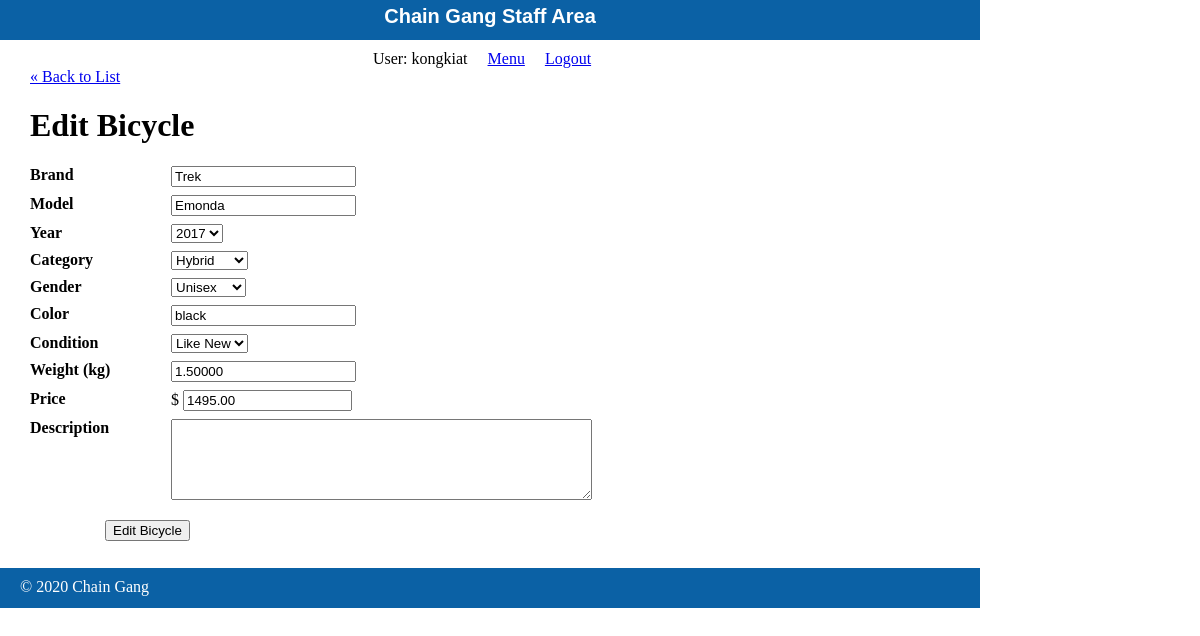
Screenshot of /staff/bicycles/edit.php?id=1 (signed in) with the database file from the repository.
### tables this page shows
CREATE TABLE `bicycles` (
  `id` int(11) NOT NULL,
  `brand` varchar(255) NOT NULL,
  `model` varchar(255) NOT NULL,
  `year` int(4) NOT NULL,
  `category` varchar(255) NOT NULL,
  `gender` varchar(255) NOT NULL,
  `color` varchar(255) NOT NULL,
  `price` decimal(9,2) NOT NULL,
  `weight_kg` decimal(9,5) NOT NULL,
  `condition_id` tinyint(3) NOT NULL,
  `description` text NOT NULL
);

### private/classes/databaseobject.class.php (called while the page is built, shortened)
<?php
class DatabaseObject
{
  static protected $database;
  static protected $table_name;
    static public function set_database($database) {
        self::$database = $database;
    }
    static public function find_by_sql($sql) {
        $result = self::$database->query($sql);
        $object_array = [];
        while($record = $result->fetch_assoc()) {
            $object_array[] = static::instantiate($record);
        }
        return $object_array;
    }
    static public function find_by_id($id) {
        $sql = "SELECT * FROM " . static::$table_name. " ";
        $sql .= "WHERE id='" . self::$database->escape_string($id) . "'";
        $obj_array = static::find_by_sql($sql);
        if(!empty($obj_array)) {
            return array_shift($obj_array);
        } else {
            return false;
        }
    }
    static protected function instantiate($record) {
        $object = new static;
        foreach($record as $property => $value) {
            if(property_exists($object,$property)) {
                $object->$property = $value;
            }
        }
        return $object;
    }
}
?>

### private/functions.php (called while the page is built, shortened)
<?php
function h($string="") {
  return htmlspecialchars($string);
}
?>

### public/staff/bicycles/form_fields.php (the view, shortened to what this page needs)
<dl>
  <dt>Brand</dt>
  <dd><input type="text" name="bicycle[brand]" value="<?php echo h($bicycle->brand); ?>" /></dd>
</dl>
<dl>
  <dt>Model</dt>
  <dd><input type="text" name="bicycle[model]" value="<?php echo h($bicycle->model); ?>" /></dd>
</dl>
<dl>
  <dt>Year</dt>
  <dd>
    <select name="bicycle[year]">
    <?php $this_year = idate('Y') ?>
    <?php for($year=$this_year-20; $year <= $this_year; $year++) { ?>
      <option value="<?php echo $year; ?>" <?php if($bicycle->year == $year) {echo 'selected'; }?> > <?php echo $year; ?></option>
    <?php } ?>
    </select>
  </dd>
</dl>
<dl>
  <dt>Category</dt>
  <dd>
    <select name="bicycle[category]">
    <?php foreach(Bicycle::CATEGORIES as $category) { ?>
      <option value="<?php echo $category; ?>"<?php if($bicycle->category == $category) {echo 'selected'; }?> ><?php echo $category; ?></option>
    <?php } ?>
    </select>
  </dd>
</dl>
<dl>
  <dt>Gender</dt>
  <dd>
    <select name="bicycle[gender]">
    <?php foreach(Bicycle::GENDERS as $gender) { ?>
      <option value="<?php echo $gender; ?>" <?php if($bicycle->gender == $gender) {echo 'selected'; }?> ><?php echo $gender; ?></option>
    <?php } ?>
    </select>
  </dd>
</dl>
<dl>
  <dt>Color</dt>
  <dd><input type="text" name="bicycle[color]" value="<?php echo h($bicycle->color); ?>" /></dd>
</dl>
<dl>
  <dt>Condition</dt>
  <dd>
    <select name="bicycle[condition_id]">
    <?php foreach(Bicycle::CONDITION_OPTIONS as $cond_id => $cond_name) { ?>
      <option value="<?php echo $cond_id; ?>" <?php if($bicycle->condition_id == $cond_id) {echo 'selected'; }?> ><?php echo $cond_name; ?></option>
    <?php } ?>
    </select>
  </dd>
</dl>
<dl>
  <dt>Weight (kg)</dt>
  <dd><input type="text" name="bicycle[weight_kg]" value="<?php echo h($bicycle->weight_kg); ?>" /></dd>
</dl>
<dl>
  <dt>Price</dt>
  <dd>$ <input type="text" name="bicycle[price]" size="18" value="<?php echo h($bicycle->price); ?>" /></dd>
</dl>
<dl>
  <dt>Description</dt>
  <dd><textarea name="bicycle[description]" rows="5" cols="50"><?php echo h($bicycle->description); ?></textarea></dd>
</dl>

### public/stylesheets/staff.css (style rules this page uses)
html { height: 100%; width: 100%; }
body { height: 980px; width: 100%; margin: 0; padding: 0; }
dl { clear: both; overflow: hidden; margin: 0.5em 0; }
dt { float: left; font-weight: bold; width: 125px; }
dd { float: left; margin-left: 1em; }

### rows the page displays
bicycles: brand "Trek", model "Emonda", year "2017", category "Hybrid", gender "Unisex", color "black", condition "Like New", weight_kg "1.50000", price "1495.00"

### other values shown
$session->username "kongkiat"
